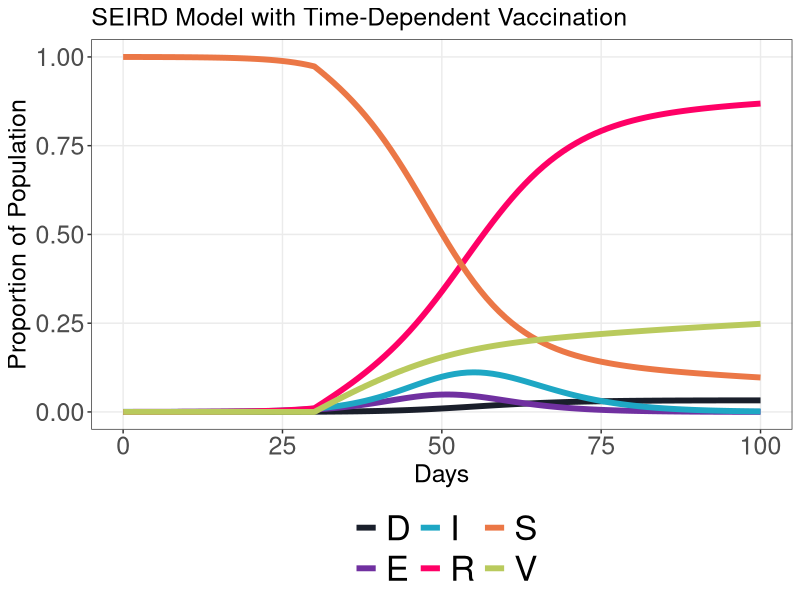

The R script that drew this image: (Note: this script raises an error after producing the figure.)
# Load required libraries
library(deSolve)
library(tidyverse)
col_c  <- c( "#1A1F2BFF","#7030A0","#1EA7C4","#FF0066","#EB7746FF","#B9CA5DFF")
col_sun <- c("#F6A1CAFF", "#1A1F2BFF","#EB7746FF", "#B9CA5DFF","#FBDB82FF", "#9F272EFF", "#D36B8DFF", "#EC9E58FF", "#24719BFF", "#6A1639FF")

lwd_size <- 2
size_plot <- 18
size_strip <- 18
axis_text_size <- 18
axis_title_size <- 18
plot_title_size <- 18
legend_text_size <- 25

# Time-dependent vaccination rate function
vaccination_rate <- function(t) {
  if (t < 30) {
    return(0)       # No vaccination in the first 30 days
  } else if (t %in% 30:60) {
    return(0.005)   # Moderate vaccination rate between days 30 and 59
  } else {
    return(0.01)    # Higher vaccination rate from day 60 onwards
  }
}
  
# Define SEIRD Model
seird_model <- function(time, state, parameters) {
  
  # 
  v <- vaccination_rate(time)
  
  S <- state[1]
  E <- state[2]
  I <- state[3]
  R <- state[4]
  D <- state[5]
  
  beta <- parameters["beta"]
  D_inf <- parameters["D"]
  sigma <- parameters["sigma"]
  CFR <- parameters["CFR"]
  
  gamma <- 1 / D_inf # Recovery rate
  
  dS <- -beta * S * I - v * S 
  dE <- beta * S * I - sigma * E
  dI <- sigma * E - gamma * I
  dR <- (1 - CFR) * gamma * I + v * S
  dD <- CFR * gamma * I
  dV <- v * S  # Vaccinated individuals
  
  list(c(dS, dE, dI, dR, dD, dV))
}

# Initial conditions
N <- 100000          # Total population
I0 <- 1              # Initial infected
E0 <- 10             # Initial exposed
S0 <- N - I0 - E0    # Initial susceptible
R0 <- 0              # Initial recovered
D0 <- 0              # Initial dead
V0 <- 0              # Initial vaccinated individuals

initial_state <- c(
  S = S0 / N,
  E = E0 / N,
  I = I0 / N,
  R = R0 / N,
  D = D0 / N,
  V = V0 / N
)

# Parameters
params <- c(
  beta = 0.5,      # Transmission rate
  D = 5,           # Duration of infection
  sigma = 1 / 2,   # Incubation rate (1 / incubation period)
  CFR = 0.05   # Case Fatality Rate (1%)

)

# Time vector
times <- seq(0, 100, by = 1)

# Run the model
output <- ode(y = initial_state, times = times, func = seird_model, parms = params)
output_df <- as.data.frame(output) %>%
  gather(., comp, prop,S:V)

# Plot the results
ggplot(output_df, aes(x = time)) +
  geom_line(aes(y = prop, color = comp), lwd=lwd_size) +
  labs(title = "SEIRD Model with Time-Dependent Vaccination",
    x = "Days",
    y = "Proportion of Population")+
    scale_color_manual("",values = col_c) +
      theme_bw()+
      theme(
        strip.text = element_text(size=size_plot),
        axis.text = element_text(size=axis_text_size),
        axis.title  = element_text(size=axis_title_size),
        legend.position = "bottom",
        legend.text=element_text(size=legend_text_size),
        plot.title = element_text(size=plot_title_size),
        panel.grid.minor.x = element_blank(),
        panel.grid.minor.y = element_blank())

ggplot(output_df, aes(x = time)) +
  geom_line(aes(y = S, color = "Susceptible"), lwd=lwd_size) +
  geom_line(aes(y = I, color = "Infected") , lwd=lwd_size) +
  geom_line(aes(y = R, color = "Recovered") , lwd=lwd_size) +
  labs(title = "SIR Model for Influenza", x = "Days", y = "Proportion of Population") +
  scale_color_manual("",values = col_c) +
  theme_bw()+
  theme(
    strip.text = element_text(size=size_plot),
    axis.text = element_text(size=axis_text_size),
    axis.title  = element_text(size=axis_title_size),
    legend.position = "bottom",
    legend.text=element_text(size=legend_text_size),
    plot.title = element_text(size=plot_title_size),
    panel.grid.minor.x = element_blank(),
    panel.grid.minor.y = element_blank())
